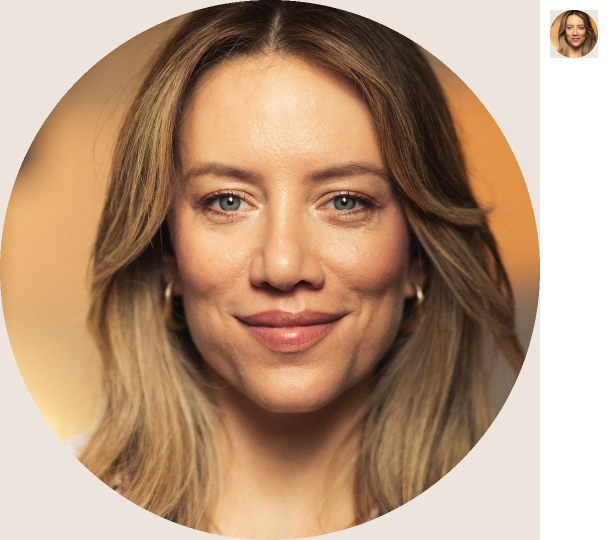
#> input picture _rascunho/circ1080.jpg, 1220 x 1080 px (shown at 1/2 size)
$ python circulo.py circ1080.jpg out.png
#> lines starting #> are read from the running program, lines starting #| are printed output that depends on the picture; after the words box and inside, x2 and y2 are one past the last pixel; in counts of white or black regions, pixels touching at a corner belong together
import sys
from PIL import Image, ImageDraw
im = Image.open(sys.argv[1]).convert("RGB")
#> im is the input picture: PIL image 1220x1080 RGB; mean R, G, B 184.5, 153.1, 127.9
w, h = im.size
#> w = 1220; h = 1080
fundo = Image.new("RGB", (w, h), (236, 229, 221))
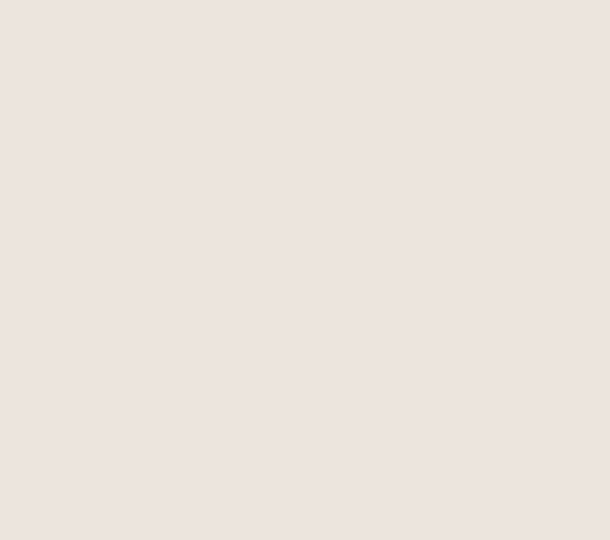
#> fundo: PIL image 1220x1080 RGB (shown at 1/2 size); mean R, G, B 236, 229, 221
m = Image.new("L", (w, h), 0)
#> m: PIL image 1220x1080 L; every value is 0
ImageDraw.Draw(m).ellipse((0, 0, w - 1, h - 1), fill=255)
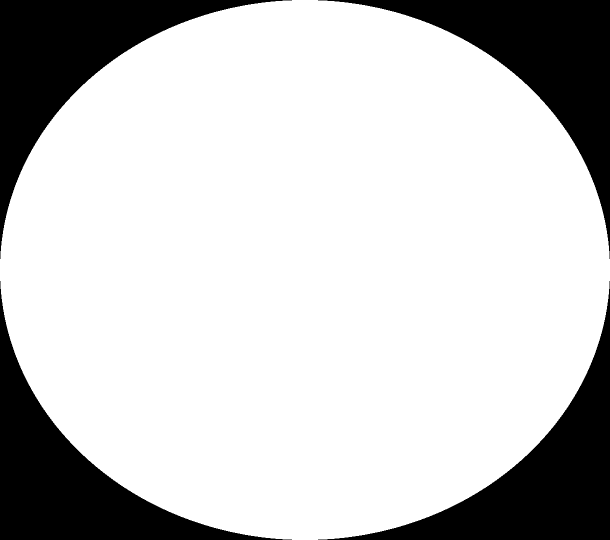
#> m: PIL image 1220x1080 L (shown at 1/2 size); 78.5% white; 4 black regions, box (x1, y1, x2, y2) and area: (0, 0, 584, 518) 70734, (636, 0, 1220, 518) 70734, (0, 562, 584, 1080) 70734, (636, 562, 1220, 1080) 70734
fundo.paste(im, (0, 0), m)
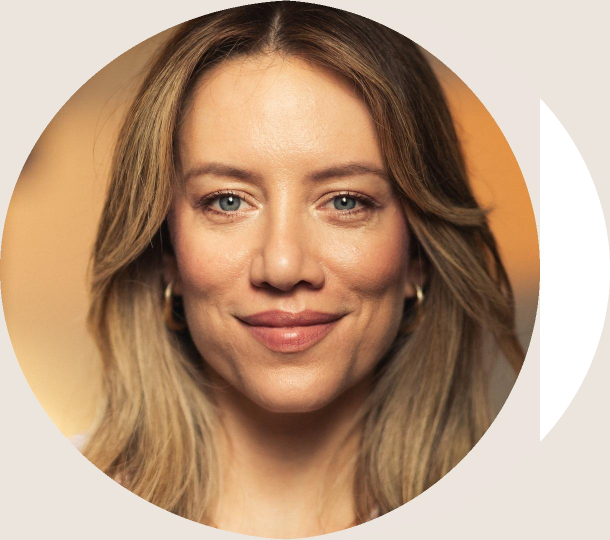
#> fundo: PIL image 1220x1080 RGB (shown at 1/2 size); mean R, G, B 184.6, 153.6, 128.1
pequeno = fundo.resize((96, 96), Image.LANCZOS)
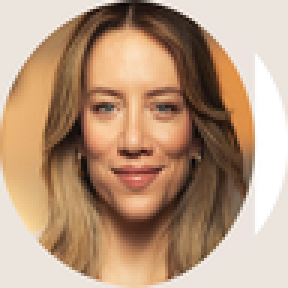
#> pequeno: PIL image 96x96 RGB (shown 3 times larger); mean R, G, B 184.6, 153.6, 128
folha = Image.new("RGB", (w + 140, h), "white")
#> folha: PIL image 1360x1080 RGB; every value is 255
folha.paste(fundo, (0, 0))
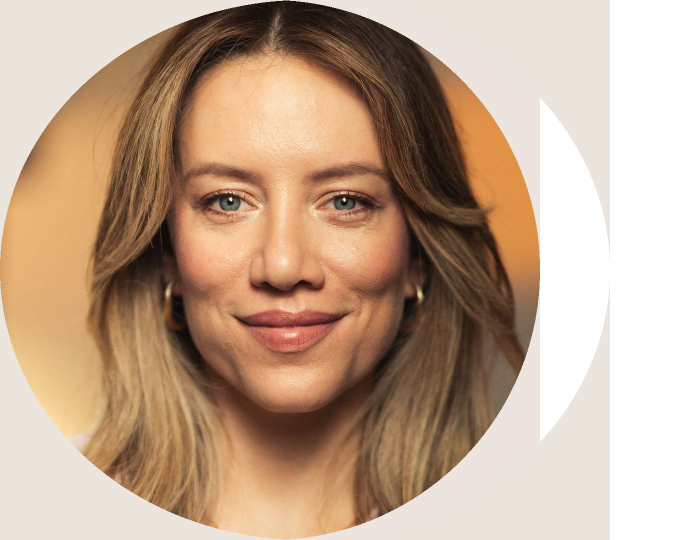
#> folha: PIL image 1360x1080 RGB (shown at 1/2 size); mean R, G, B 191.8, 164, 141.2
folha.paste(pequeno, (w + 20, 20))
folha.save(sys.argv[2])

$ run again, on _rascunho/s1.jpg
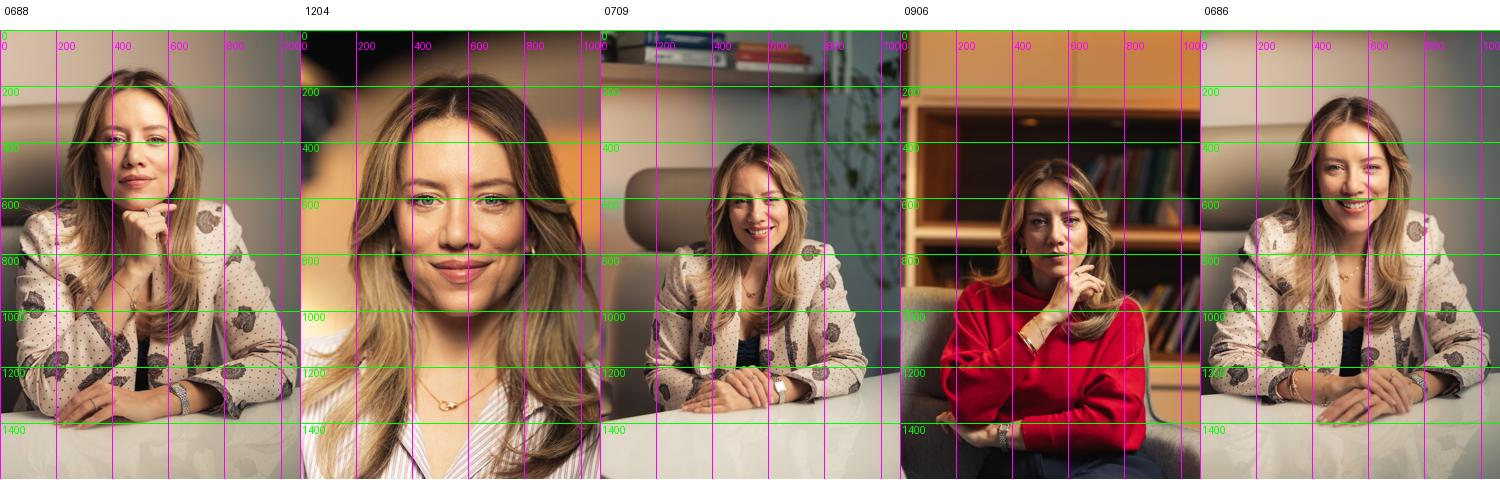
#> input picture _rascunho/s1.jpg, 1500 x 480 px
#> im is the input picture: PIL image 1500x480 RGB; mean R, G, B 149.5, 122.7, 106.1
#> `ImageDraw.Draw(m).ellipse((0, 0, w - 1, h - 1), fill=255)`:
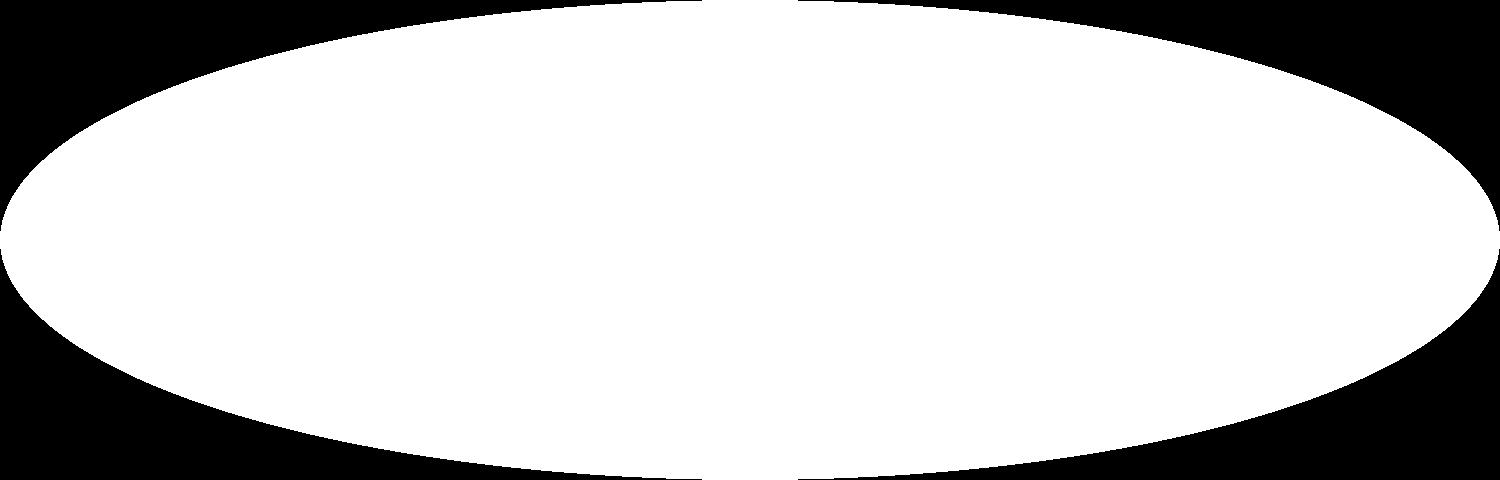
#> m: PIL image 1500x480 L; 78.5% white; 4 black regions, box (x1, y1, x2, y2) and area: (0, 0, 702, 231) 38619, (798, 0, 1500, 231) 38619, (0, 249, 702, 480) 38619, (798, 249, 1500, 480) 38619
#> `folha.paste(fundo, (0, 0))`:
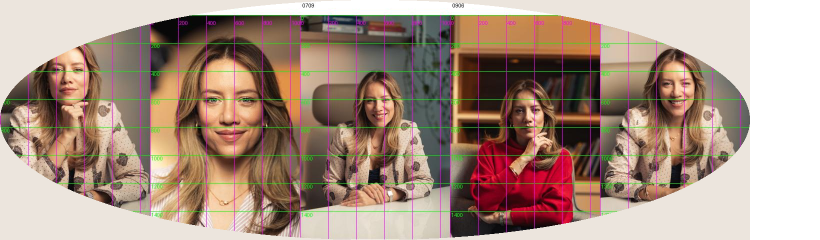
#> folha: PIL image 1640x480 RGB (shown at 1/2 size); mean R, G, B 169.6, 146.7, 132.3

$ run again, on _rascunho/s2.jpg
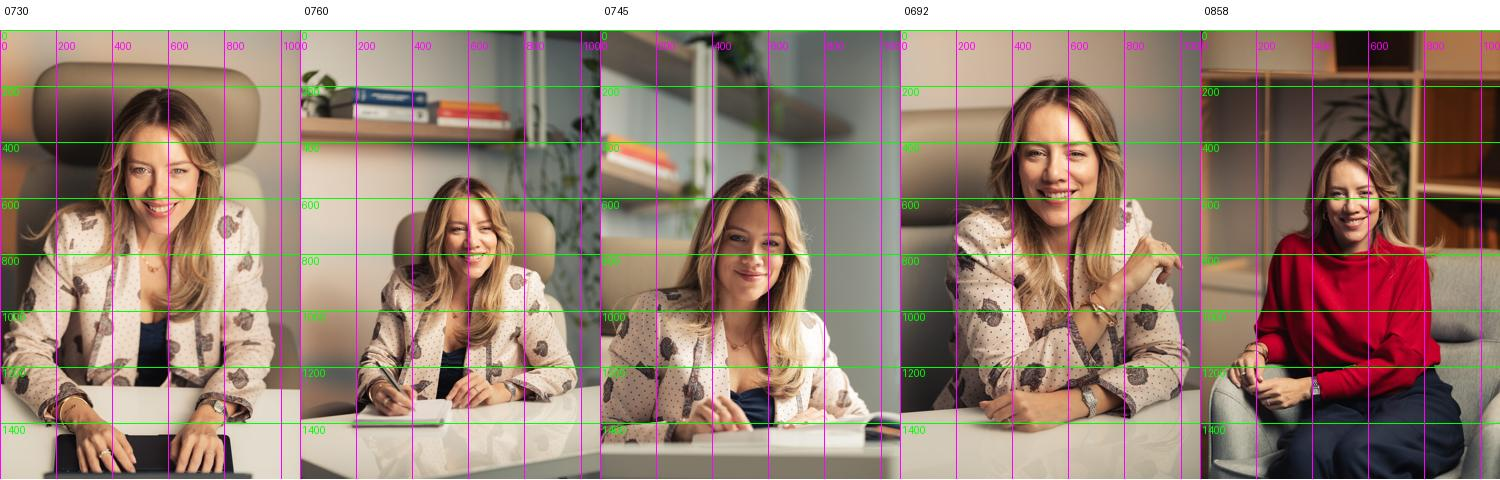
#> input picture _rascunho/s2.jpg, 1500 x 480 px
#> im is the input picture: PIL image 1500x480 RGB; mean R, G, B 152.1, 131.2, 117.6
#> `ImageDraw.Draw(m).ellipse((0, 0, w - 1, h - 1), fill=255)`:
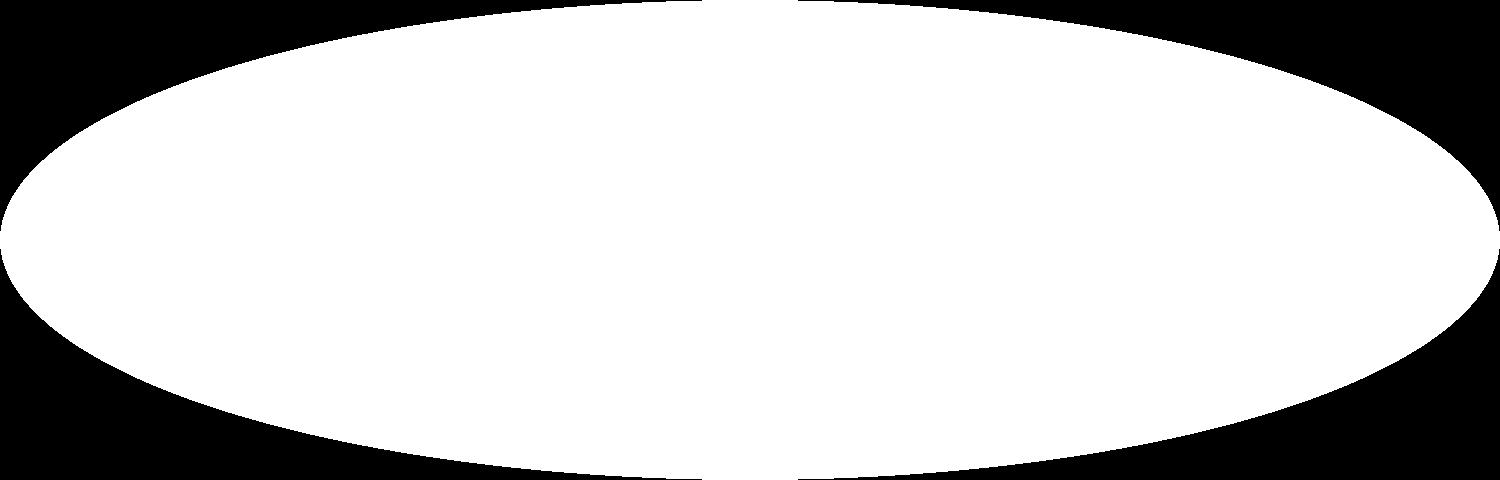
#> m: PIL image 1500x480 L; 78.5% white; 4 black regions, box (x1, y1, x2, y2) and area: (0, 0, 702, 231) 38619, (798, 0, 1500, 231) 38619, (0, 249, 702, 480) 38619, (798, 249, 1500, 480) 38619
#> `folha.paste(fundo, (0, 0))`:
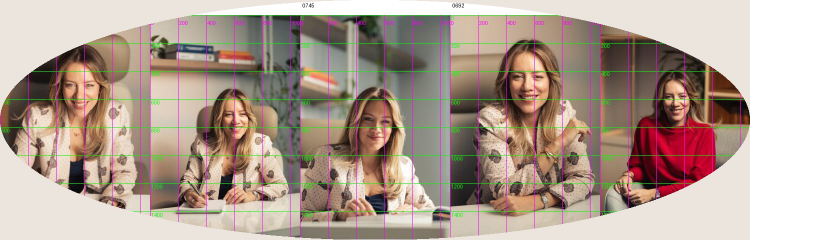
#> folha: PIL image 1640x480 RGB (shown at 1/2 size); mean R, G, B 176.6, 159.2, 147.1

$ run again, on _rascunho/s3.jpg
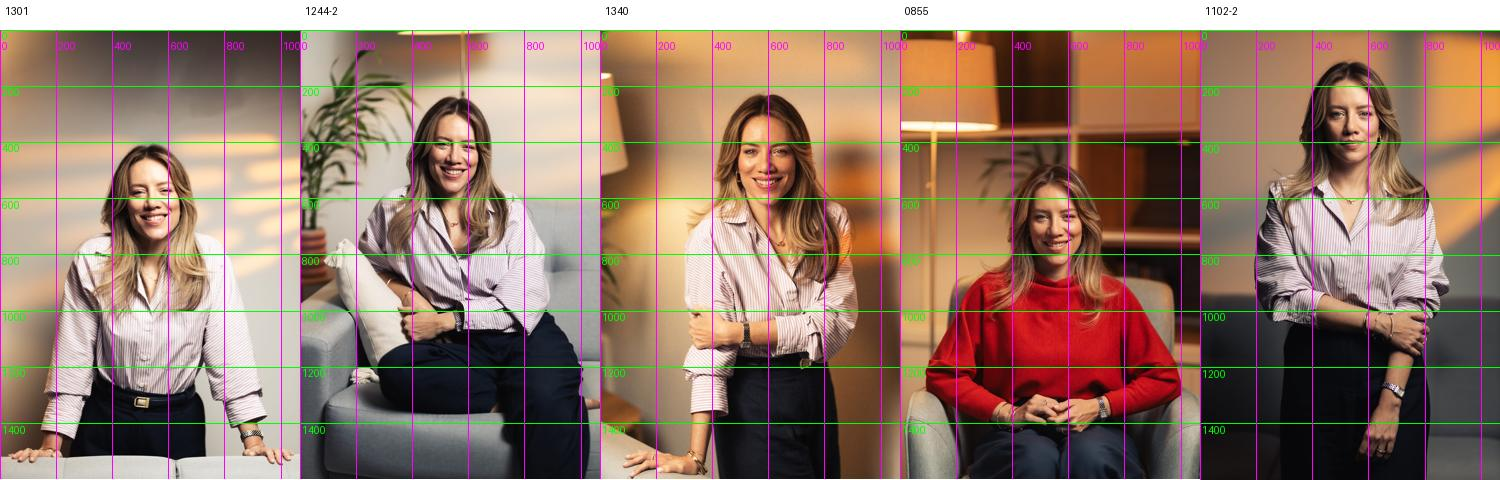
#> input picture _rascunho/s3.jpg, 1500 x 480 px
#> im is the input picture: PIL image 1500x480 RGB; mean R, G, B 149.9, 123.4, 108.2
#> `ImageDraw.Draw(m).ellipse((0, 0, w - 1, h - 1), fill=255)`:
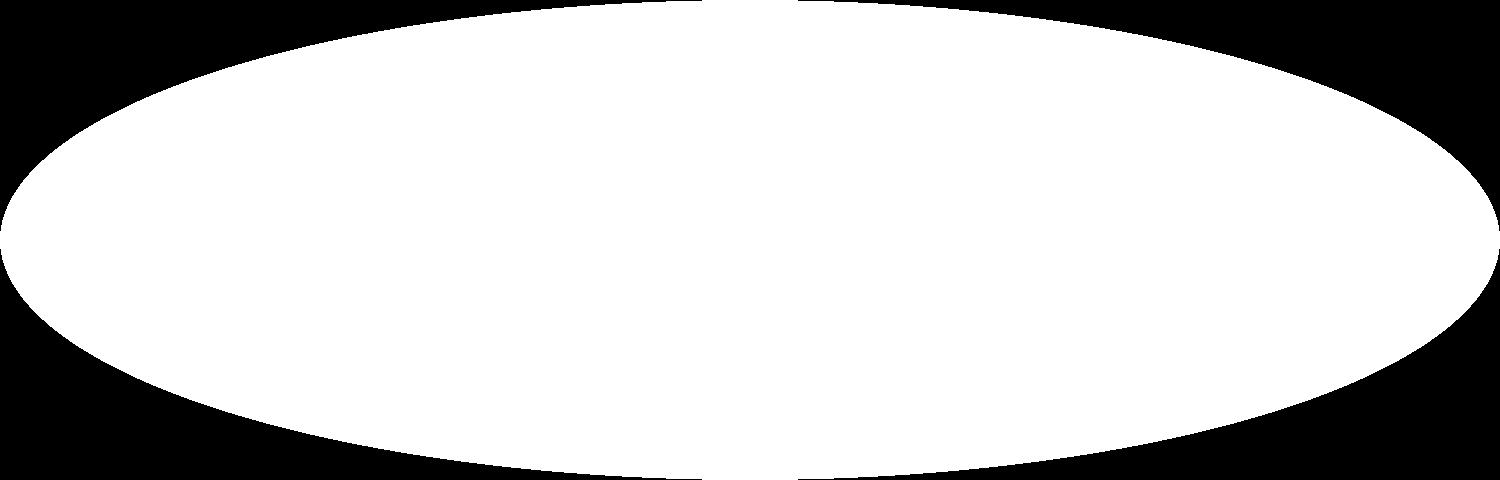
#> m: PIL image 1500x480 L; 78.5% white; 4 black regions, box (x1, y1, x2, y2) and area: (0, 0, 702, 231) 38619, (798, 0, 1500, 231) 38619, (0, 249, 702, 480) 38619, (798, 249, 1500, 480) 38619
#> `folha.paste(fundo, (0, 0))`:
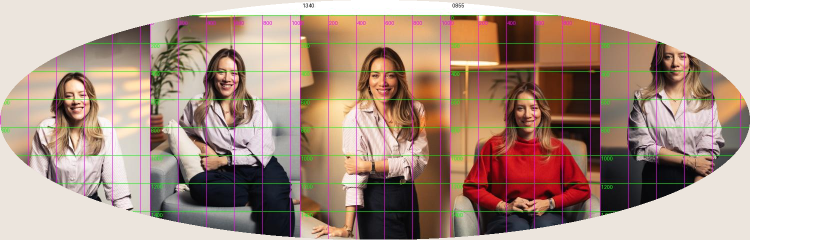
#> folha: PIL image 1640x480 RGB (shown at 1/2 size); mean R, G, B 177.7, 154.8, 141.1
